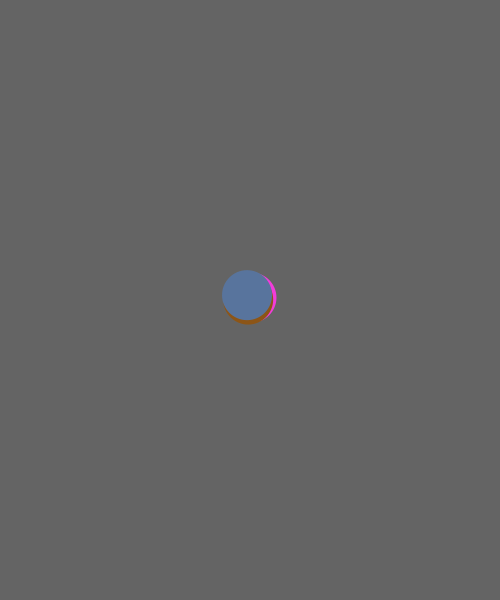
Frame 1 (no input)
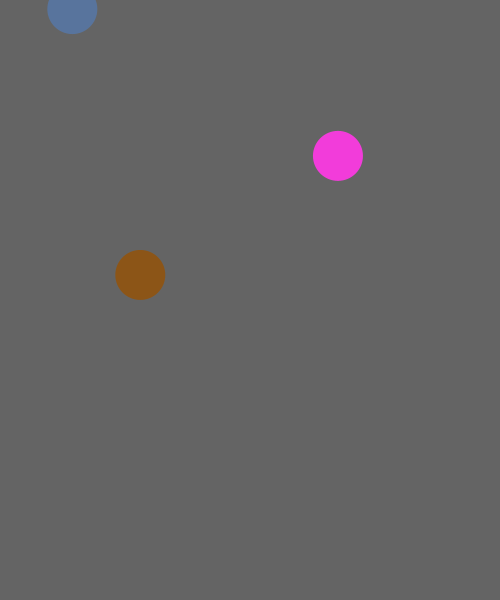
Frame 60 (the mouse pressed at the canvas centre just before this capture)
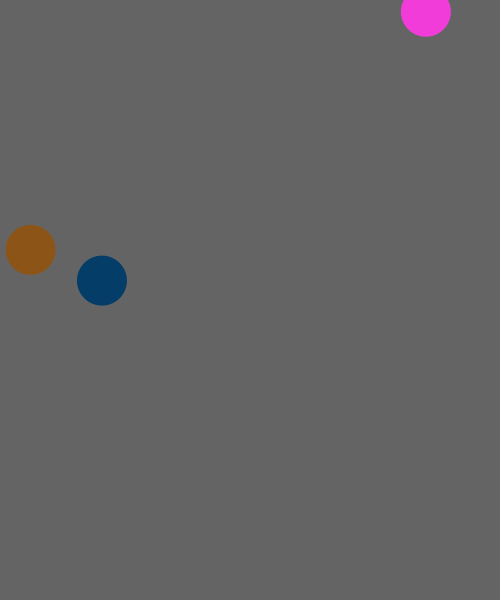
Frame 120 (the mouse held since frame 60 and released just before this capture)

The Processing sketch that drew these frames (run headless with seeded random() and noise(); from frame 60 on, the mouse is pressed at the canvas centre):

// Processing sketch: day4_02_bouncingBalls
// ── day4_02_bouncingBalls.pde
float x, y;
float xSpd, ySpd;
float size;
float r, g, b;

float x1, y1;
float xSpd1, ySpd1;
float size1;
float r1, g1, b1;

float x2, y2;
float xSpd2, ySpd2;
float size2;
float r2, g2, b2;

void setup() {
  size(500, 600);
  background(100);
  
  x = width/2;
  y = height/2;
  size = 50;
  xSpd = random(-5, 5);
  ySpd = random(-5, 5);
  r = random(255);
  g = random(255);
  b = random(255);
  
  x1 = width/2;
  y1 = height/2;
  size1 = 50;
  xSpd1 = random(-5, 5);
  ySpd1 = random(-5, 5);
  r1 = random(255);
  g1 = random(255);
  b1 = random(255);
  
  x2 = width/2;
  y2 = height/2;
  size2 = 50;
  xSpd2 = random(-5, 5);
  ySpd2 = random(-5, 5);
  r2 = random(255);
  g2 = random(255);
  b2 = random(255);
}

void draw() {
  background(100);

  // update
  x += xSpd; // x = x + xSpd;
  y += ySpd; // y = y + ySpd;

  // check
  if (x < 0 || x > width) {
    xSpd = -xSpd;
    r = random(255);
    g = random(255);
    b = random(255);
  }
  if (y < 0 || y > height) {
    ySpd = -ySpd;
    r = random(255);
    g = random(255);
    b = random(255);
  }

  // display
  fill(r, g, b);
  noStroke();
  ellipse(x, y, size, size);
  
  
  // update
  x1 += xSpd1; // x = x + xSpd;
  y1 += ySpd1; // y = y + ySpd;

  // check
  if (x1 < 0 || x1 > width) {
    xSpd1 = -xSpd1;
    r1 = random(255);
    g1 = random(255);
    b1 = random(255);
  }
  if (y1 < 0 || y1 > height) {
    ySpd1 = -ySpd1;
    r1 = random(255);
    g1 = random(255);
    b1 = random(255);
  }

  // display
  fill(r1, g1, b1);
  noStroke();
  ellipse(x1, y1, size1, size1);
  
  
  // update
  x2 += xSpd2; // x = x + xSpd;
  y2 += ySpd2; // y = y + ySpd;

  // check
  if (x2 < 0 || x2 > width) {
    xSpd2 = -xSpd2;
    r2 = random(255);
    g2 = random(255);
    b2 = random(255);
  }
  if (y2 < 0 || y2 > height) {
    ySpd2 = -ySpd2;
    r2 = random(255);
    g2 = random(255);
    b2 = random(255);
  }

  // display
  fill(r2, g2, b2);
  noStroke();
  ellipse(x2, y2, size2, size2);
}
